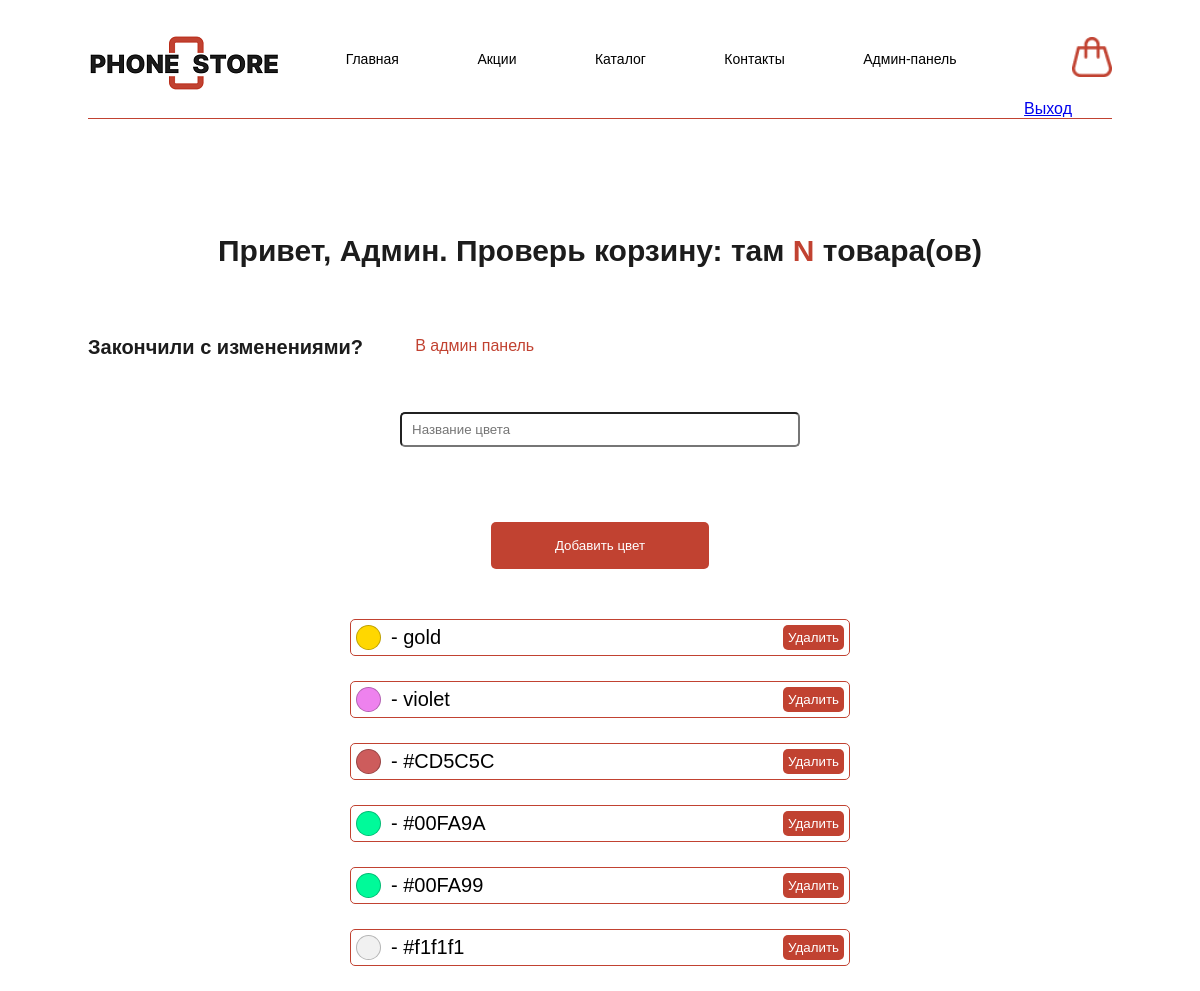
/product/color.php (signed in), run on the app's committed database.
### tables this page shows
CREATE TABLE `colors` (
  `id` int(11) NOT NULL,
  `color` varchar(255) NOT NULL
);

### product/color.php (the view, shortened to what this page needs)
<?php
include '../core.php';
$colr = mysqli_query($mysqli, "SELECT * FROM `colors`");
?>
<!DOCTYPE html>
<html lang="en">
<head>
    <link rel="stylesheet" href="style_admin.css">
</head>
<body>
    <?php
    include('../header_products.php')
        ?>
    <main class="main">
        <div class="container">
            <div class="main-admin-block__h">
                <h1>Привет, Админ. Проверь корзину: там <font color="#C14231"> N </font> товара(ов)</h1>
            </div>
            <div class="main-admin-block-a">
                <div class="main-admin-block__p">
                    <p>Закончили с изменениями?</p>
                </div>
                <div class="main-admin-block__exit">
                    <a href="../admin_panel.php" id="exit">В админ панель</a>
                </div>
            </div>
            <form action="color.php" method="post" style="max-width: 1000px; margin: 0 auto;">
            <div class="main-admin-block-update" id="update_Tovar" style=" margin-top: 50px; display: flex; justify-content: center;">
                <div class="main-admin-update-inputs" style="margin: 0;">
                    <div class="main-admin-update-inputs-newName">
                        <input type="text" id="nameColor" name="nameColor" placeholder="Название цвета" required>
                    </div>
                    <div class="main-admin-block-right-updateTovar">
                        <button id="addColor" name="addColor">Добавить цвет</button>
                    </div>
                </div>
            </div>
        </form>
<div style="max-width: 500px; margin: 0 auto;">
      <?php
         while($row_color = mysqli_fetch_assoc($colr)) {
            ?>
            <form action="color.php" method="post">
               <div class="cell" style="display: flex; align-items: center; justify-content: space-between; font-size: 20px; margin-bottom: 25px; border: 1px solid #C14231; padding: 5px; border-radius: 5px;">
               <div style="display: flex; align-items: center; gap: 10px;">
               <div class="circle-color" style="width: 25px; height: 25px; border: 1px solid rgba(0, 0, 0, 0.25); border-radius: 50%; background-color: <?php echo $row_color['color']; ?>;"></div>
               <?php echo ' - ' . $row_color['color']; ?>
               </div>
               <button id="delColor" name="delColor" type="submit" style="background-color: #C14231; border-radius: 5px; padding: 5px; color: white;">Удалить</button>
               </div>
            </form>
            <?php
         }
      ?>
</div>
        </div>
    </main>
</body>
</html>

### product/style_admin.css (style rules this page uses)
* { padding: 0; margin: 0; box-sizing: border-box; }
button { border: none; }
body { width: 100%; font-family: 'arial'; }
input { padding: 8px 10px; }
.container { max-width: 1290px; margin: 0 auto; }
.main-admin-block__h { margin-top: 100px; display: flex; justify-content: center; }
.main-admin-block__h h1 { font-style: normal; font-weight: 900; font-size: 30px; line-height: 63px; color: #1C1C1C; }
.main-admin-block-a { display: flex; }
.main-admin-block__p { margin-top: 50px; width: 30%; }
.main-admin-block__p p { font-style: normal; font-weight: 900; font-size: 20px; line-height: 30px; color: #1C1C1C; }
.main-admin-block__a, .main-admin-block__exit { display: flex; margin-top: 55px; align-items: baseline; }
.main-admin-block__exit #exit { background-color: #ffffff; color: #C14231; margin-left: 20px; text-decoration: none; border-radius: 5px; }
.main-admin-block-right-addTovar, .main-admin-block-right-updateTovar { margin: 50px; display: flex; justify-content: center; }
.main-admin-block-right-addTovar button, .main-admin-block-right-updateTovar button { padding: 16px 64px; background-color: #C14231; color: #ffffff; border: none; border-radius: 5px; }
.main-admin-block-update { display: flex; margin-top: 100px; align-items: baseline; }
.main-admin-update-inputs { width: 40%; margin-left: 20px; display: flex; flex-direction: column; }
.main-admin-update-inputs input { width: 100%; border-radius: 5px; margin-bottom: 25px; }
.main { margin-top: 100px; }
@media (max-width:1230px) { .container { max-width: 1024px; } }

### data on the page
colors: color "gold"
colors: color "violet"
colors: color "#CD5C5C"
colors: color "#00FA9A"
colors: color "#00FA99"
colors: color "#f1f1f1"
